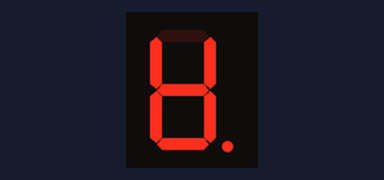
A sketch run on a simulated Arduino Uno, built with avr-gcc and run on an emulated ATmega328P. Shown: 1-digit seven-segment display. Wiring (inferred from the names in the program): 1-digit 7-segment display, segments lit when LOW: segments pin 2, pin 3, pin 4, pin 5, pin 6, pin 7, pin 8, pin 9. The segment pins are drawn as the display they are named for.

Above: at 0.1 s.
At 1.1 s:
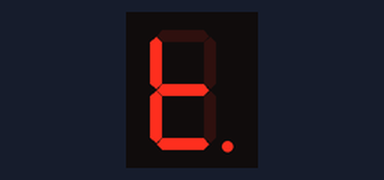
At 2.1 s:
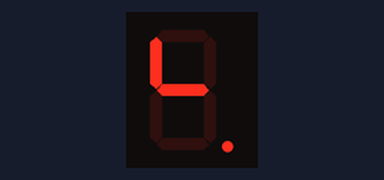
At 4.6 s:
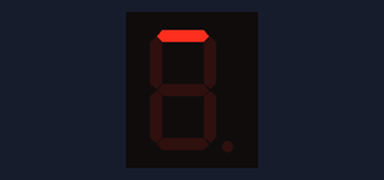
At 6.1 s:
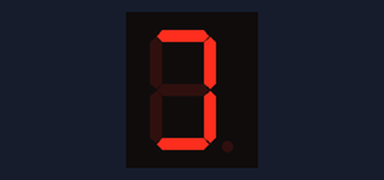
At 8.1 s:
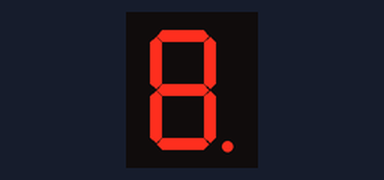

The sketch:

L4_1.ino
```cpp
// light every part/pin of the 7-segment display

const int pinA = 2;
const int pinB = 3;
const int pinC = 4;
const int pinD = 5;
const int pinE = 6;
const int pinF = 7;
const int pinG = 8;
const int pinDP = 9;

const int segSize = 8;
bool dpState = LOW;
bool state = HIGH;

int segments[segSize]={pinA, pinB, pinC, pinD, pinE, pinF, pinG, pinDP};

int index = 0;

void setup() {
  for (int i = 0; i< segSize ; i++){
    pinMode(segments[i], OUTPUT);
  }
}

void loop() {
  digitalWrite(segments[index], state);
  index ++;
  if (index > segSize){
    index = 0;
    state = ! state;
  }
  delay(500);

}
```

Measured:
- by itself, everything shown: repeats every 9.0 s, in 16 steps
- what the display in image 1 shows lasts 0.5 s, from 1.0 s to 1.5 s
- what the display in image 5 shows lasts 1.0 s, from 8.0 s to 9.0 s
